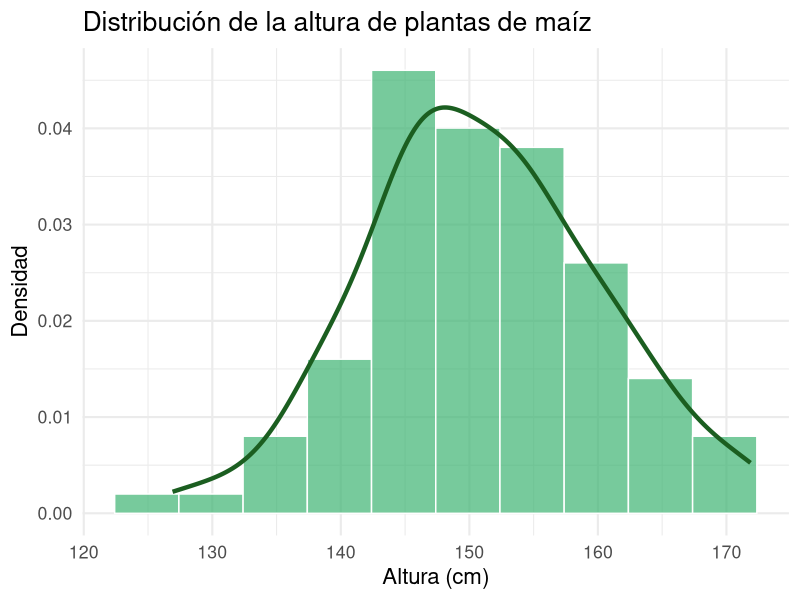
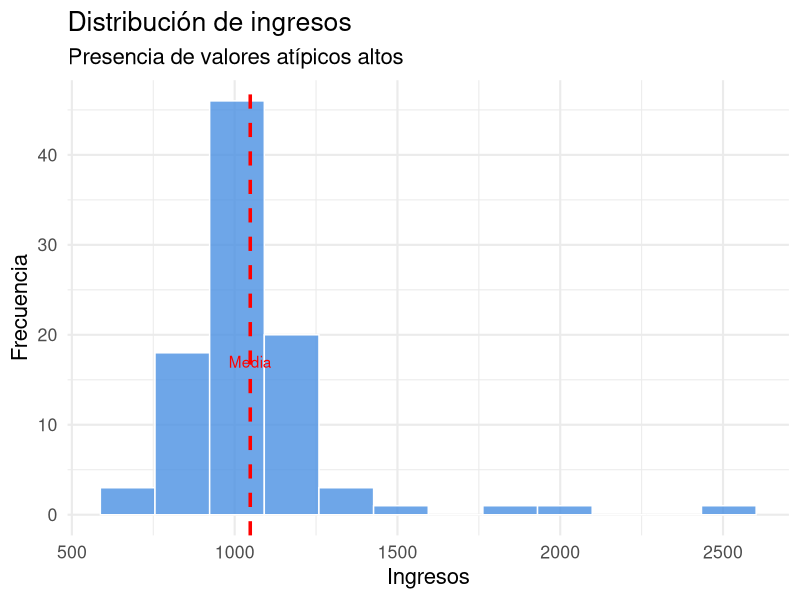
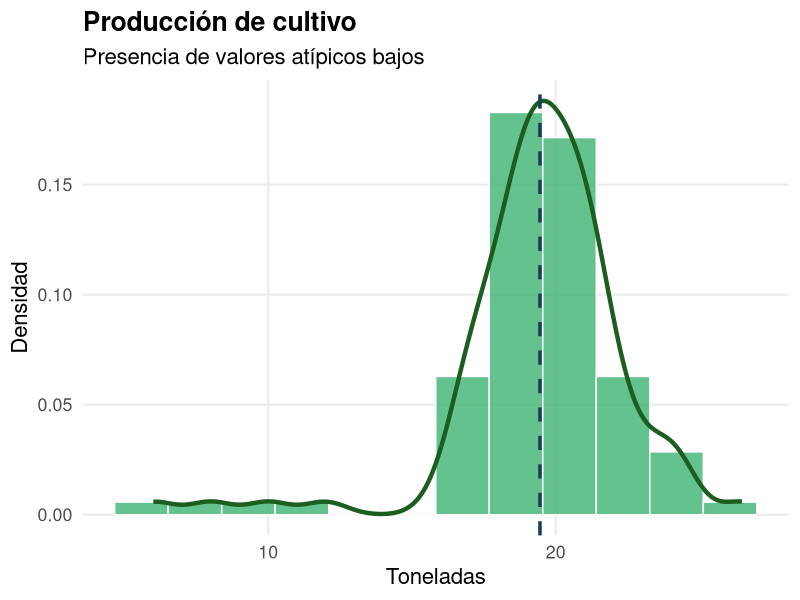

Write the R code that produced these figures, in order.
## ---- chunk 1
fig.width=10
fig.height=7
set.seed(123)
library(ggplot2)

altura <- rnorm(100, mean = 150, sd = 10)
df <- data.frame(altura)

ggplot(df, aes(x = altura)) +
  geom_histogram(
    aes(y = ..density..),
    bins = 10,
    fill = "#3CB371",
    color = "white",
    alpha = 0.7
  ) +
  geom_density(
    color = "#1B5E20",
    linewidth = 1.5
  ) +
  labs(
    title = "Distribución de la altura de plantas de maíz",
    x = "Altura (cm)",
    y = "Densidad"
  ) +
  theme_minimal(base_size = 16)

## ---- chunk 2
fig.width=10
fig.height=7
set.seed(123)

# Datos concentrados + algunos valores altos (sin huecos grandes)
library(ggplot2)

ingresos <- c(rnorm(90, mean = 1000, sd = 150),
              1500, 1800, 2000, 2500)

df <- data.frame(ingresos)
ggplot(df, aes(x = ingresos)) +
  geom_histogram(
    bins = 12,
    fill = "#4A90E2",
    color = "white",
    alpha = 0.8
  ) +
  geom_vline(xintercept = mean(ingresos),
             color = "red",
             linewidth = 1.2,
             linetype = "dashed") +
  annotate("text",
           x = mean(ingresos),
           y = 15,
           label = "Media",
           color = "red",
           vjust = -1) +
  labs(
    title = "Distribución de ingresos",
    subtitle = "Presencia de valores atípicos altos",
    x = "Ingresos",
    y = "Frecuencia"
  ) +
  theme_minimal(base_size = 16)

## ---- chunk 3
library(ggplot2)

produccion <- c(rnorm(90, mean = 20, sd = 2),
                12, 10, 8, 6)

df <- data.frame(produccion)

ggplot(df, aes(x = produccion)) +
  geom_histogram(
    aes(y = ..density..),
    bins = 12,
    fill = "#3CB371",   # verde consistente
    color = "white",
    alpha = 0.8
  ) +
  geom_density(
    color = "#1B5E20",  # verde oscuro
    linewidth = 1.5
  ) +
  geom_vline(
    xintercept = mean(produccion),
    color = "#1C3D5A",  # azul oscuro (consistente con ingresos)
    linewidth = 1.2,
    linetype = "dashed"
  ) +
  labs(
    title = "Producción de cultivo",
    subtitle = "Presencia de valores atípicos bajos",
    x = "Toneladas",
    y = "Densidad"
  ) +
  theme_minimal(base_size = 16) +
  theme(
    plot.title = element_text(face = "bold"),
    panel.grid.minor = element_blank()
  )
